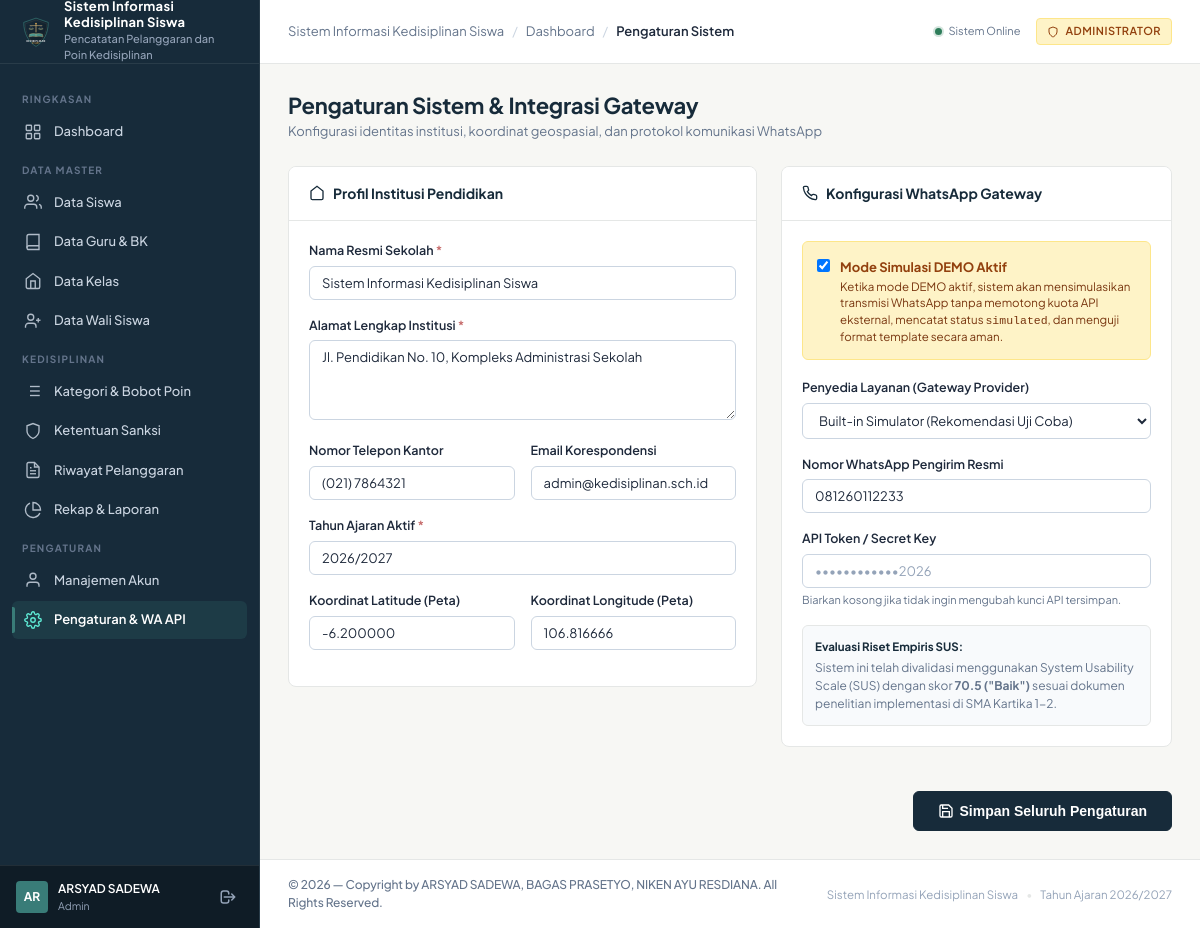
Screenshot of /admin/settings.php (signed in) with the database file from the repository.
### tables this page shows
CREATE TABLE `users` (
    `id` INT AUTO_INCREMENT PRIMARY KEY,
    `username` VARCHAR(50) NOT NULL UNIQUE,
    `password` VARCHAR(255) NOT NULL,
    `full_name` VARCHAR(100) NOT NULL,
    `role` ENUM('admin', 'teacher', 'parent') NOT NULL,
    `status` ENUM('active', 'inactive') NOT NULL DEFAULT 'active',
    `last_login` DATETIME NULL,
    `created_at` TIMESTAMP DEFAULT CURRENT_TIMESTAMP,
    `updated_at` TIMESTAMP DEFAULT CURRENT_TIMESTAMP ON UPDATE CURRENT_TIMESTAMP
);

CREATE TABLE `system_settings` (
    `setting_key` VARCHAR(50) PRIMARY KEY,
    `setting_value` TEXT NULL,
    `description` VARCHAR(255) NULL,
    `updated_at` TIMESTAMP DEFAULT CURRENT_TIMESTAMP ON UPDATE CURRENT_TIMESTAMP
);

### includes/functions.php (called while the page is built, shortened)
<?php
function e($value) {
    return htmlspecialchars((string)($value ?? ''), ENT_QUOTES, 'UTF-8');
}
function get_setting($key, $default = '') {
    static $settings_cache = null;
    if ($settings_cache === null) {
        $settings_cache = [];
        try {
            $pdo = get_db_connection();
            if ($pdo) {
                $stmt = $pdo->query("SELECT setting_key, setting_value FROM system_settings");
                while ($row = $stmt->fetch()) {
                    $settings_cache[$row['setting_key']] = $row['setting_value'];
                }
            }
        } catch (Throwable $e) {
        }
    }
    return $settings_cache[$key] ?? $default;
}

### includes/auth.php (called while the page is built, shortened)
<?php
function current_user() {
    static $user = null;
    if ($user !== null) return $user;
    try {
        $pdo = get_db_connection();
        $stmt = $pdo->prepare("
            SELECT id, username, full_name, role, status
            FROM users
            WHERE id = ? AND status = 'active'
        ");
        $stmt->execute([$_SESSION['user_id']]);
        $user = $stmt->fetch();
    } catch (Throwable $e) {
        return null;
    }
    return $user;
}
function require_role($allowed_roles) {
    $user = current_user();
}

### admin/settings.php (the view, shortened to what this page needs)
<?php
require_role(['admin']);
$school_name   = get_setting('school_name', 'SMA Kartika 1-2 Medan');
$school_address= get_setting('school_address', 'Jl. Brigjend Katamso No. 235, Medan Maimun, Kota Medan, Sumatera Utara 20158');
$school_phone  = get_setting('school_phone', '(061) 7864321');
$school_email  = get_setting('school_email', 'info@kartika12medan.sch.id');
$academic_year = get_setting('academic_year', '2026/2027');
$school_lat    = get_setting('school_lat', '3.565800');
$school_lng    = get_setting('school_lng', '98.687200');
$wa_provider   = get_setting('wa_gateway_provider', 'WAGateway-Simulator');
$wa_api_key    = get_setting('wa_gateway_api_key', '');
$wa_sender     = get_setting('wa_gateway_sender', '081260112233');
$wa_demo_mode  = get_setting('wa_demo_mode', '1');
$masked_key = !empty($wa_api_key) ? '••••••••••••' . substr($wa_api_key, -4) : '';
require_once __DIR__ . '/../includes/header.php';
?>
<div class="page-header">
  <div>
    <h1 class="page-title">Pengaturan Sistem & Integrasi Gateway</h1>
    <p class="page-subtitle">Konfigurasi identitas institusi, koordinat geospasial, dan protokol komunikasi WhatsApp</p>
  </div>
</div>
<form action="<?= BASE_URL ?>/admin/settings.php" method="POST">
  <div style="display: grid; grid-template-columns: 1.2fr 1fr; gap: 24px;">
    <div>
      <div class="surface-card">
        <div class="card-header-styled">
          <h2 class="card-title-styled">
            <svg width="16" height="16" viewBox="0 0 24 24" fill="none" stroke="currentColor" stroke-width="2"><path d="M3 9l9-7 9 7v11a2 2 0 0 1-2 2H5a2 2 0 0 1-2-2z"/></svg>
            Profil Institusi Pendidikan
          </h2>
        </div>
        <div class="card-body-styled">
          <div class="form-group">
            <label class="form-label">Nama Resmi Sekolah <span class="required">*</span></label>
            <input type="text" name="school_name" class="form-control" required value="<?= e($school_name) ?>">
          </div>
          <div class="form-group">
            <label class="form-label">Alamat Lengkap Institusi <span class="required">*</span></label>
            <textarea name="school_address" class="form-control" rows="3" required><?= e($school_address) ?></textarea>
          </div>
          <div class="form-row">
            <div class="form-group">
              <label class="form-label">Nomor Telepon Kantor</label>
              <input type="text" name="school_phone" class="form-control" value="<?= e($school_phone) ?>">
            </div>
            <div class="form-group">
              <label class="form-label">Email Korespondensi</label>
              <input type="email" name="school_email" class="form-control" value="<?= e($school_email) ?>">
            </div>
          </div>
          <div class="form-group">
            <label class="form-label">Tahun Ajaran Aktif <span class="required">*</span></label>
            <input type="text" name="academic_year" class="form-control" required value="<?= e($academic_year) ?>">
          </div>
          <div class="form-row">
            <div class="form-group">
              <label class="form-label">Koordinat Latitude (Peta)</label>
              <input type="text" name="school_lat" class="form-control" value="<?= e($school_lat) ?>">
            </div>
            <div class="form-group">
              <label class="form-label">Koordinat Longitude (Peta)</label>
              <input type="text" name="school_lng" class="form-control" value="<?= e($school_lng) ?>">
            </div>
          </div>
        </div>
      </div>
    </div>
    <div>
      <div class="surface-card">
        <div class="card-header-styled">
          <h2 class="card-title-styled">
            Konfigurasi WhatsApp Gateway
          </h2>
        </div>
        <div class="card-body-styled">
          <div style="background-color: #FEF3C7; border: 1px solid #FDE68A; border-radius: var(--radius-md); padding: 14px; margin-bottom: 18px;">
            <label style="display: flex; align-items: flex-start; gap: 10px; cursor: pointer;">
              <input type="checkbox" name="wa_demo_mode" value="1" <?= $wa_demo_mode == '1' ? 'checked' : '' ?> style="margin-top: 3px;">
              <div>
                <strong style="color: #92400E; font-size: 13px;">Mode Simulasi DEMO Aktif</strong>
                <p style="font-size: 11.5px; color: #78350F; margin-top: 2px; line-height: 1.4;">
                  Ketika mode DEMO aktif, sistem akan mensimulasikan transmisi WhatsApp tanpa memotong kuota API eksternal, mencatat status <code>simulated</code>, dan menguji format template secara aman.
                </p>
              </div>
            </label>
          </div>
          <div class="form-group">
            <label class="form-label">Penyedia Layanan (Gateway Provider)</label>
            <select name="wa_gateway_provider" class="form-control">
              <option value="WAGateway-Simulator" <?= $wa_provider === 'WAGateway-Simulator' ? 'selected' : '' ?>>Built-in Simulator (Rekomendasi Uji Coba)</option>
            </select>
          </div>
          <div class="form-group">
            <label class="form-label">Nomor WhatsApp Pengirim Resmi</label>
            <input type="text" name="wa_gateway_sender" class="form-control" value="<?= e($wa_sender) ?>" placeholder="Contoh: 081260112233">
          </div>
          <div class="form-group">
            <label class="form-label">API Token / Secret Key</label>
            <input type="password" name="wa_gateway_api_key" class="form-control" placeholder="<?= e($masked_key ?: 'Masukkan API Key') ?>">
            <small style="font-size: 11px; color: var(--color-text-muted);">Biarkan kosong jika tidak ingin mengubah kunci API tersimpan.</small>
          </div>
          <div style="background-color: #F8FAFC; border: 1px solid var(--color-border); border-radius: var(--radius-md); padding: 12px; margin-top: 14px;">
            <div style="font-size: 11.5px; font-weight: 700; color: var(--color-primary); margin-bottom: 4px;">Evaluasi Riset Empiris SUS:</div>
            <div style="font-size: 12px; color: var(--color-text-muted); line-height: 1.5;">
              Sistem ini telah divalidasi menggunakan System Usability Scale (SUS) dengan skor <strong>70.5 ("Baik")</strong> sesuai dokumen penelitian implementasi di SMA Kartika 1-2.
            </div>
          </div>
        </div>
      </div>
    </div>
  </div>
  <div style="margin-top: 20px; display: flex; justify-content: flex-end;">
    <button type="submit" class="btn btn-primary" style="padding: 10px 24px; font-size: 14px;">
      <svg width="16" height="16" viewBox="0 0 24 24" fill="none" stroke="currentColor" stroke-width="2"><path d="M19 21H5a2 2 0 0 1-2-2V5a2 2 0 0 1 2-2h11l5 5v11a2 2 0 0 1-2 2z"/><polyline points="17 21 17 13 7 13 7 21"/><polyline points="7 3 7 8 15 8"/></svg>
      <span>Simpan Seluruh Pengaturan</span>
    </button>
  </div>
</form>
<?php require_once __DIR__ . '/../includes/footer.php'; ?>

### includes/sidebar.php (shortened to what this page needs)
<?php
$user = current_user();
$current_page = basename($_SERVER['PHP_SELF']);
?>
<aside class="app-sidebar" id="app-sidebar">
  <div class="sidebar-header">
    <div class="sidebar-logo">
      <img src="<?= BASE_URL ?>/assets/images/logo.svg" alt="Logo Sistem Informasi Kedisiplinan" style="width: 32px; height: 32px;">
    </div>
    <div class="sidebar-brand-text">
      <span class="sidebar-brand-title"><?= e(APP_NAME) ?></span>
      <span class="sidebar-brand-sub"><?= e(APP_SUBTITLE) ?></span>
    </div>
  </div>
  <div class="sidebar-content">
    <?php if ($user['role'] === 'admin'): ?>
      <div class="nav-section-title">Ringkasan</div>
      <ul class="sidebar-nav">
        <li class="sidebar-nav-item">
          <a href="<?= BASE_URL ?>/admin/dashboard.php" class="sidebar-nav-link <?= $current_page === 'dashboard.php' ? 'active' : '' ?>">
            <svg class="sidebar-icon" viewBox="0 0 24 24" fill="none" stroke="currentColor"><rect x="3" y="3" width="7" height="7" rx="1"/><rect x="14" y="3" width="7" height="7" rx="1"/><rect x="14" y="14" width="7" height="7" rx="1"/><rect x="3" y="14" width="7" height="7" rx="1"/></svg>
            <span>Dashboard</span>
          </a>
        </li>
      </ul>
      <div class="nav-section-title">Data Master</div>
      <ul class="sidebar-nav">
        <li class="sidebar-nav-item">
          <a href="<?= BASE_URL ?>/admin/students.php" class="sidebar-nav-link <?= $current_page === 'students.php' ? 'active' : '' ?>">
            <svg class="sidebar-icon" viewBox="0 0 24 24" fill="none" stroke="currentColor"><path d="M17 21v-2a4 4 0 0 0-4-4H5a4 4 0 0 0-4 4v2"/><circle cx="9" cy="7" r="4"/><path d="M23 21v-2a4 4 0 0 0-3-3.87"/><path d="M16 3.13a4 4 0 0 1 0 7.75"/></svg>
            <span>Data Siswa</span>
          </a>
        </li>
        <li class="sidebar-nav-item">
          <a href="<?= BASE_URL ?>/admin/teachers.php" class="sidebar-nav-link <?= $current_page === 'teachers.php' ? 'active' : '' ?>">
            <svg class="sidebar-icon" viewBox="0 0 24 24" fill="none" stroke="currentColor"><path d="M4 19.5A2.5 2.5 0 0 1 6.5 17H20"/><path d="M6.5 2H20v20H6.5A2.5 2.5 0 0 1 4 19.5v-15A2.5 2.5 0 0 1 6.5 2z"/></svg>
            <span>Data Guru & BK</span>
          </a>
        </li>
        <li class="sidebar-nav-item">
          <a href="<?= BASE_URL ?>/admin/classes.php" class="sidebar-nav-link <?= $current_page === 'classes.php' ? 'active' : '' ?>">
            <svg class="sidebar-icon" viewBox="0 0 24 24" fill="none" stroke="currentColor"><path d="M3 9l9-7 9 7v11a2 2 0 0 1-2 2H5a2 2 0 0 1-2-2z"/><polyline points="9 22 9 12 15 12 15 22"/></svg>
            <span>Data Kelas</span>
          </a>
        </li>
        <li class="sidebar-nav-item">
          <a href="<?= BASE_URL ?>/admin/parents.php" class="sidebar-nav-link <?= $current_page === 'parents.php' ? 'active' : '' ?>">
            <svg class="sidebar-icon" viewBox="0 0 24 24" fill="none" stroke="currentColor"><path d="M16 21v-2a4 4 0 0 0-4-4H6a4 4 0 0 0-4 4v2"/><circle cx="9" cy="7" r="4"/><line x1="19" y1="8" x2="19" y2="14"/><line x1="22" y1="11" x2="16" y2="11"/></svg>
            <span>Data Wali Siswa</span>
          </a>
        </li>
      </ul>
      <div class="nav-section-title">Kedisiplinan</div>
      <ul class="sidebar-nav">
        <li class="sidebar-nav-item">
          <a href="<?= BASE_URL ?>/admin/categories.php" class="sidebar-nav-link <?= $current_page === 'categories.php' ? 'active' : '' ?>">
            <svg class="sidebar-icon" viewBox="0 0 24 24" fill="none" stroke="currentColor"><line x1="8" y1="6" x2="21" y2="6"/><line x1="8" y1="12" x2="21" y2="12"/><line x1="8" y1="18" x2="21" y2="18"/><line x1="3" y1="6" x2="3.01" y2="6"/><line x1="3" y1="12" x2="3.01" y2="12"/><line x1="3" y1="18" x2="3.01" y2="18"/></svg>
            <span>Kategori & Bobot Poin</span>
          </a>
        </li>
        <li class="sidebar-nav-item">
          <a href="<?= BASE_URL ?>/admin/sanctions.php" class="sidebar-nav-link <?= $current_page === 'sanctions.php' ? 'active' : '' ?>">
            <svg class="sidebar-icon" viewBox="0 0 24 24" fill="none" stroke="currentColor"><path d="M12 22s8-4 8-10V5l-8-3-8 3v7c0 6 8 10 8 10z"/></svg>
            <span>Ketentuan Sanksi</span>
          </a>
        </li>
        <li class="sidebar-nav-item">
          <a href="<?= BASE_URL ?>/admin/violations.php" class="sidebar-nav-link <?= $current_page === 'violations.php' ? 'active' : '' ?>">
            <svg class="sidebar-icon" viewBox="0 0 24 24" fill="none" stroke="currentColor"><path d="M14 2H6a2 2 0 0 0-2 2v16a2 2 0 0 0 2 2h12a2 2 0 0 0 2-2V8z"/><polyline points="14 2 14 8 20 8"/><line x1="16" y1="13" x2="8" y2="13"/><line x1="16" y1="17" x2="8" y2="17"/><polyline points="10 9 9 9 8 9"/></svg>
            <span>Riwayat Pelanggaran</span>
          </a>
        </li>
        <li class="sidebar-nav-item">
          <a href="<?= BASE_URL ?>/admin/reports.php" class="sidebar-nav-link <?= $current_page === 'reports.php' ? 'active' : '' ?>">
            <svg class="sidebar-icon" viewBox="0 0 24 24" fill="none" stroke="currentColor"><path d="M21.21 15.89A10 10 0 1 1 8 2.83"/><path d="M22 12A10 10 0 0 0 12 2v10z"/></svg>
            <span>Rekap & Laporan</span>
          </a>
        </li>
      </ul>
      <div class="nav-section-title">Pengaturan</div>
      <ul class="sidebar-nav">
        <li class="sidebar-nav-item">
          <a href="<?= BASE_URL ?>/admin/users.php" class="sidebar-nav-link <?= $current_page === 'users.php' ? 'active' : '' ?>">
            <svg class="sidebar-icon" viewBox="0 0 24 24" fill="none" stroke="currentColor"><path d="M20 21v-2a4 4 0 0 0-4-4H8a4 4 0 0 0-4 4v2"/><circle cx="12" cy="7" r="4"/></svg>
            <span>Manajemen Akun</span>
          </a>
        </li>
        <li class="sidebar-nav-item">
          <a href="<?= BASE_URL ?>/admin/settings.php" class="sidebar-nav-link <?= $current_page === 'settings.php' ? 'active' : '' ?>">
            <span>Pengaturan & WA API</span>
          </a>
        </li>
      </ul>
    <?php endif; ?>
  </div>
  <div class="sidebar-footer">
    <div class="user-mini-profile">
      <div class="user-avatar-initials">
        <?= strtoupper(substr($user['full_name'], 0, 2)) ?>
      </div>
      <div class="user-info">
        <span class="user-name" title="<?= e($user['full_name']) ?>"><?= e($user['full_name']) ?></span>
        <span class="user-role"><?= e($user['role']) ?></span>
      </div>
    </div>
    <a href="<?= BASE_URL ?>/logout.php" class="btn-logout" title="Keluar dari Sistem">
      <svg width="18" height="18" viewBox="0 0 24 24" fill="none" stroke="currentColor" stroke-width="2">
        <path stroke-linecap="round" stroke-linejoin="round" d="M17 16l4-4m0 0l-4-4m4 4H7m6 4v1a3 3 0 01-3 3H6a3 3 0 01-3-3V7a3 3 0 013-3h4a3 3 0 013 3v1"/>
      </svg>
    </a>
  </div>
</aside>

### rows the page displays
users: full_name "AR", full_name "ARSYAD SADEWA", role "Admin"
system_settings: wa_gateway_sender "081260112233"

### other values shown
APP_NAME "Sistem Informasi Kedisiplinan Siswa"
APP_SUBTITLE "Pencatatan Pelanggaran dan Poin Kedisiplinan"
$b['title'] "Dashboard"
$b['title'] "Pengaturan Sistem"
get_setting('academic_year', '2026/2027') "2026/2027"
